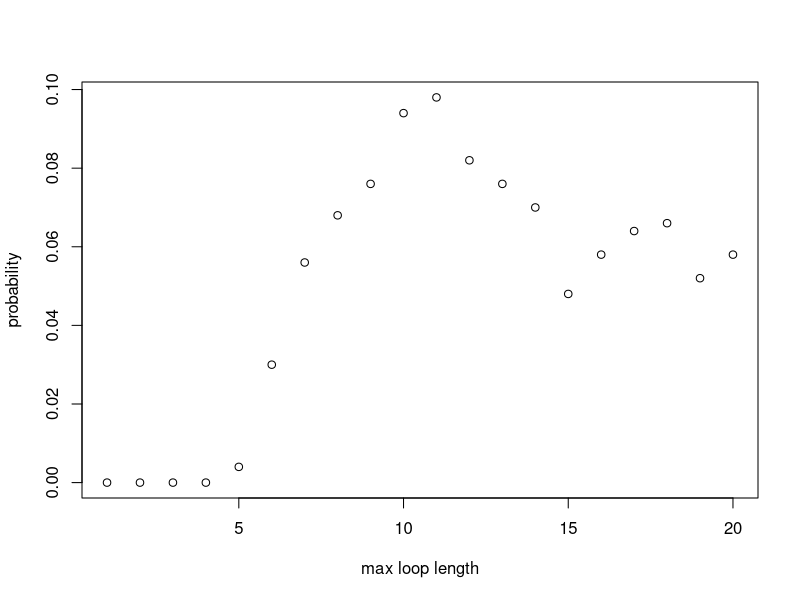

Here is the R script that generated this plot:
#calculate the probability of loop lengths 

dloop <- function(n, nreps) {
  all_loop_lengths <- c() #list to store the loop lengths generated by all simulations
  
  for (i in 1:nreps){ 
    #simulate the boxes nreps times 
    boxes <- sample(1 : (2*n), 2*n , replace=FALSE) 
    unopened_boxes <- 1:(2*n)
    new_loop_lengths <- c() #store the unique loop lengths in each simulation 
    
    while (length(unopened_boxes) > 2 ){ #while more than 2 boxes are still closed, indexing breaks down for smaller loops
      #pick the smallest number unopened box and store the value of the card inside 
      cards_picked <- boxes[unopened_boxes[1]]
      #pick your next box according to your last card and scan each closed loop
      for (b in 2:length(unopened_boxes)){ #max loop length is the number of closed boxes
        cards_picked <- c(cards_picked, boxes[cards_picked[b-1]])
      }#end for 
      #add your loop length to your list
      new_loop_lengths <- c(new_loop_lengths, length(unique(cards_picked))) 
      #remove the boxes opened 
      unopened_boxes <- setdiff(unopened_boxes,unique(cards_picked))
    } #end while 
    all_loop_lengths <- c(all_loop_lengths, max(new_loop_lengths))
    
  } #end for 
  #hist(loop_lengths)
  prob_vec_y <- tabulate(all_loop_lengths)/nreps
  x_axis <- 1:length(prob_vec_y)
  plot(x_axis, prob_vec_y, xlab = "max loop length", ylab = "probability")
  return(prob_vec_y)
}#end function


dloop(10, 500)


